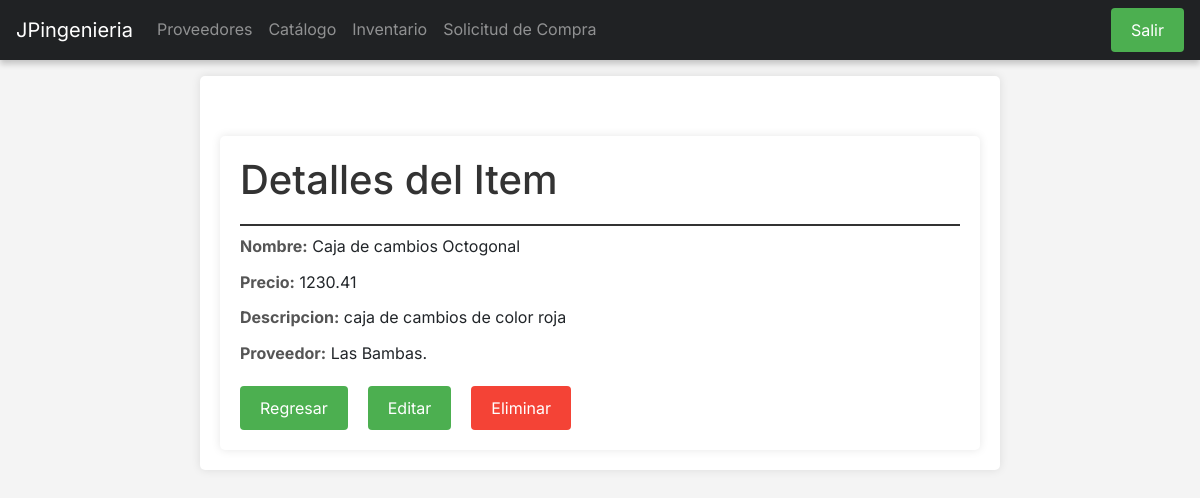
The app's page /catalogos/catalogos/detail/1/, older data.
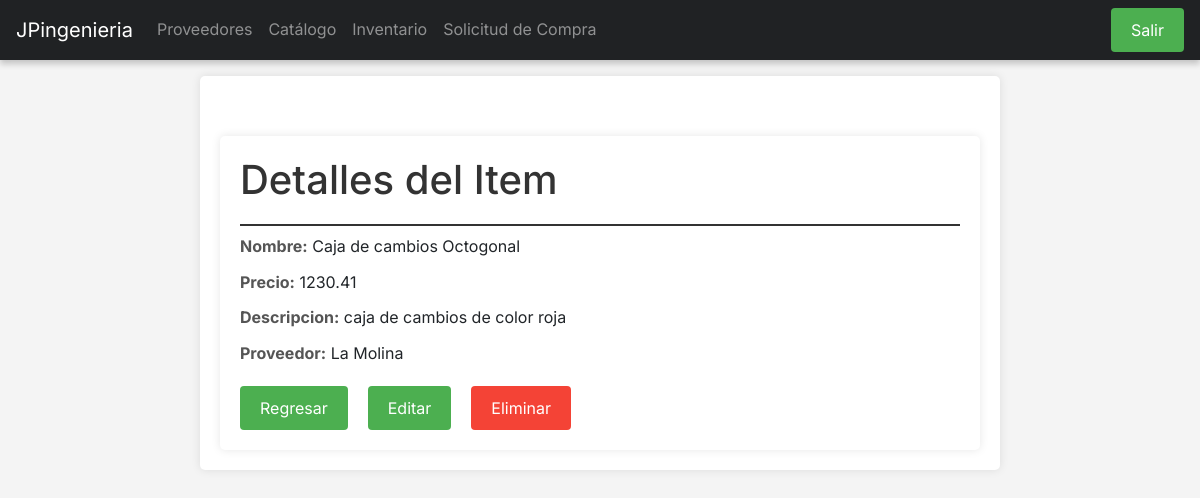
The same page, newer data.
### api/models.py (models this page shows, shortened)
class Catalogue(models.Model):
    nombre = models.CharField(max_length=250)
    precio = models.DecimalField(max_digits=10, decimal_places=2)
    descripcion = models.CharField(max_length=250)
    proveedor = models.ForeignKey(Proveedor, on_delete=models.CASCADE)

class Proveedor(models.Model):
    nombre_empresa = models.CharField(max_length=100)
    ruc = models.CharField(max_length=13, unique=True)
    direccion = models.CharField(max_length=255)
    nombre_contacto = models.CharField(max_length=100)
    telefonos = models.CharField(max_length=100)
    observaciones = models.TextField(blank=True, null=True)

### catalogo/views.py (the view)
# urls.py: path('catalogos/detail/<int:pk>/', DetailCatalogueView.as_view(), name='detail_catalogo'),
class DetailCatalogueView(DetailView):
    model = Catalogue
    template_name = 'catalogo_detail.html'
    context_object_name = 'catalogue'

### catalogo/templates/catalogo_detail.html (shortened to what this page needs)
{%extends "base.html"%}
{% block content %}
<body>
    <div class="container">
        <h1>Detalles del Item</h1>
        <div class="detail-item">
            <span class="detail-label">Nombre:</span>
            <span>{{ catalogue.nombre }}</span>
        </div>
        <div class="detail-item">
            <span class="detail-label">Precio:</span>
            <span>{{ catalogue.precio }}</span>
        </div>
        <div class="detail-item">
            <span class="detail-label">Descripcion:</span>
            <span>{{ catalogue.descripcion }}</span>
        </div>
        <div class="detail-item">
            <span class="detail-label">Proveedor:</span>
            <span>{{ catalogue.proveedor.nombre_empresa }}</span>
        </div>
        <div class="button-container">
            <form action="{% url 'home_catalogos' %}">
                <input type="submit" class="btn" value="Regresar" />
            </form>
            <form action="{% url 'edit_catalogo' catalogue.id %}">
                <input type="submit" class="btn" value="Editar" />
            </form>
            <form action="{% url 'delete_catalogo' catalogue.id %}">
                <input type="submit" class="btn btn-delete" value="Eliminar" />
            </form>
        </div>
    </div>
</body>
{% endblock content %}

Row changes from the older to the newer data that the page shows:
changed Catalogue "Caja de cambios Octogonal": proveedor.nombre_empresa "Las Bambas." → "La Molina"
